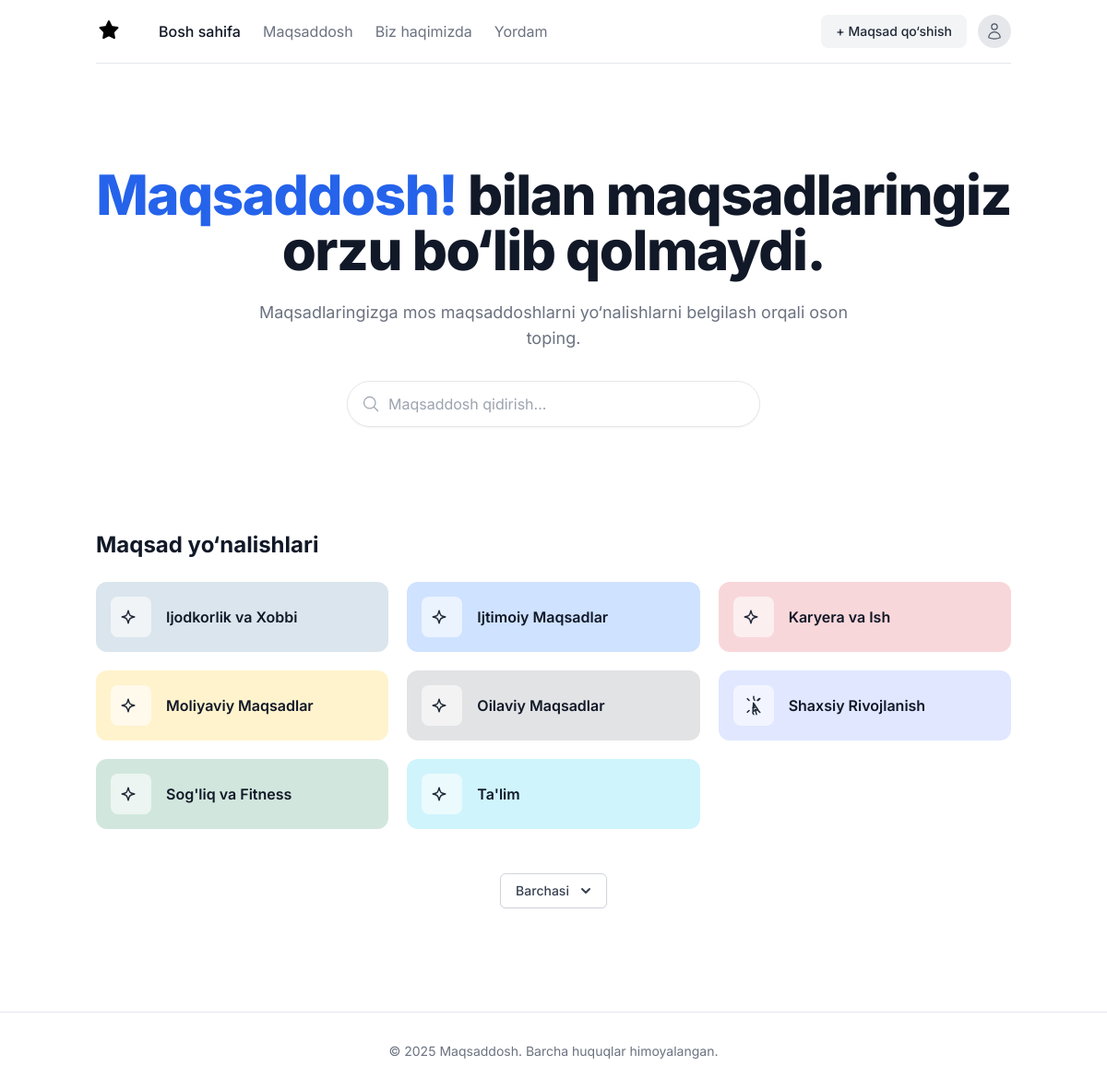
Screenshot of / (signed in) with the database file from the repository.
### users/models.py (models this page shows, shortened)
class GoalCategory(models.Model):
    name = models.CharField(max_length=100, unique=True, verbose_name="Nomi")
    slug = models.SlugField(max_length=120, unique=True, blank=True)
    color = models.CharField(max_length=20, default="#e0e7ff", verbose_name="Rangi")
    icon = models.CharField(max_length=50, blank=True, null=True, verbose_name="Ikona")
    class Meta:
        verbose_name = "Maqsad Yo'nalishi"
        verbose_name_plural = "Maqsad Yo'nalishlari"
        ordering = ["name"]

### users/views.py (the view)
# urls.py: path("", views.HomeView.as_view(), name="home"),
class HomeView(ListView):
    model = GoalCategory
    template_name = 'index.html'
    context_object_name = 'categories'

### templates/index.html (shortened to what this page needs)
{% extends 'base.html' %}
{% block content %}
    <section class="text-center py-16 sm:py-24">
        <h1 class="text-4xl sm:text-5xl lg:text-6xl font-extrabold text-gray-900 tracking-tight leading-tight">
            <span class="text-blue-600">Maqsaddosh!</span> bilan maqsadlaringiz<br>orzu bo‘lib qolmaydi.
        </h1>
        <p class="mt-6 max-w-2xl mx-auto text-lg text-gray-500">
            Maqsadlaringizga mos maqsaddoshlarni yo‘nalishlarni belgilash orqali oson toping.
        </p>
        <div class="mt-8 max-w-md mx-auto">
            <div class="relative">
                <div class="absolute inset-y-0 left-0 pl-4 flex items-center pointer-events-none">
                </div>
                <input type="text" placeholder="Maqsaddosh qidirish..." class="w-full py-3 pl-11 pr-4 bg-white border border-gray-200 rounded-full shadow-sm focus:ring-blue-500 focus:border-blue-500 outline-none">
            </div>
        </div>
    </section>
    <section class="mt-4">
        <h2 class="text-2xl font-bold text-gray-900 mb-6">Maqsad yo‘nalishlari</h2>
        <div class="grid grid-cols-1 sm:grid-cols-2 lg:grid-cols-3 gap-5">
            {% for category in categories %}
                <a href="{% url 'category_detail' category.slug %}" class="flex items-center p-4 rounded-xl transition duration-300 ease-in-out hover:scale-105 hover:shadow-lg" style="background-color: {{ category.color|default:'#f0f4f8' }};">
                    <div class="w-11 h-11 rounded-lg flex items-center justify-center mr-4 bg-white/60">
                    </div>
                    <h3 class="font-semibold text-gray-900">{{ category.name }}</h3>
                </a>
            {% endfor %}
        </div>
    </section>
    <section class="py-12 text-center">
        <div class="relative inline-block text-left">
            <div>
                <button type="button" class="inline-flex justify-center w-full rounded-md border border-gray-300 shadow-sm px-4 py-2 bg-white text-sm font-medium text-gray-700 hover:bg-gray-50 focus:outline-none" id="options-menu">
                    Barchasi
                    <svg class="-mr-1 ml-2 h-5 w-5" xmlns="http://www.w3.org/2000/svg" viewBox="0 0 20 20" fill="currentColor" aria-hidden="true">
                        <path fill-rule="evenodd" d="M5.293 7.293a1 1 0 011.414 0L10 10.586l3.293-3.293a1 1 0 111.414 1.414l-4 4a1 1 0 01-1.414 0l-4-4a1 1 0 010-1.414z" clip-rule="evenodd" />
                    </svg>
                </button>
            </div>
        </div>
    </section>
{% endblock %}

### templates/base.html (style rules this page uses)
body { font-family: 'Inter', sans-serif; -webkit-font-smoothing: antialiased; -moz-osx-font-smoothing: grayscale; }

### rows the page displays
GoalCategory: name "Ijodkorlik va Xobbi"
GoalCategory: name "Ijtimoiy Maqsadlar"
GoalCategory: name "Karyera va Ish"
GoalCategory: name "Moliyaviy Maqsadlar"
GoalCategory: name "Oilaviy Maqsadlar"
GoalCategory: name "Shaxsiy Rivojlanish"
GoalCategory: name "Sog'liq va Fitness"
GoalCategory: name "Ta'lim"
